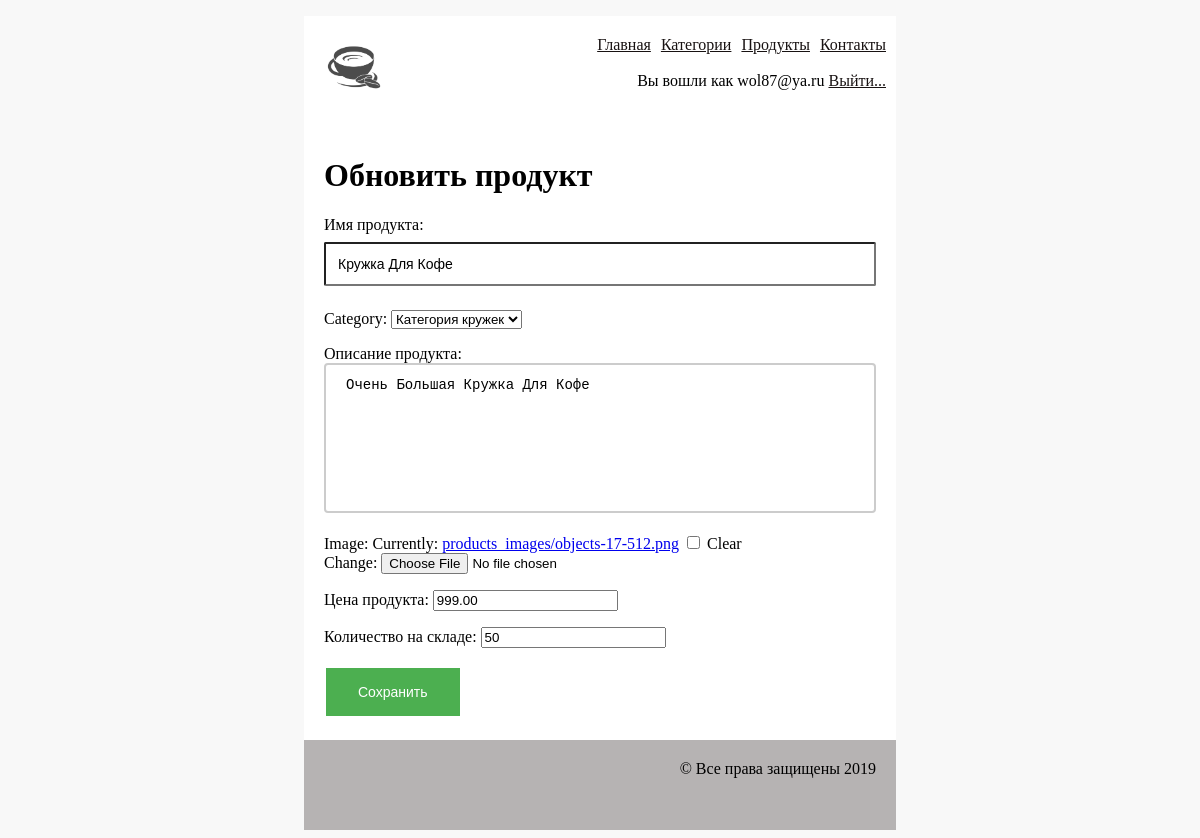
Before: /products/2/update (signed in) with the older database file.
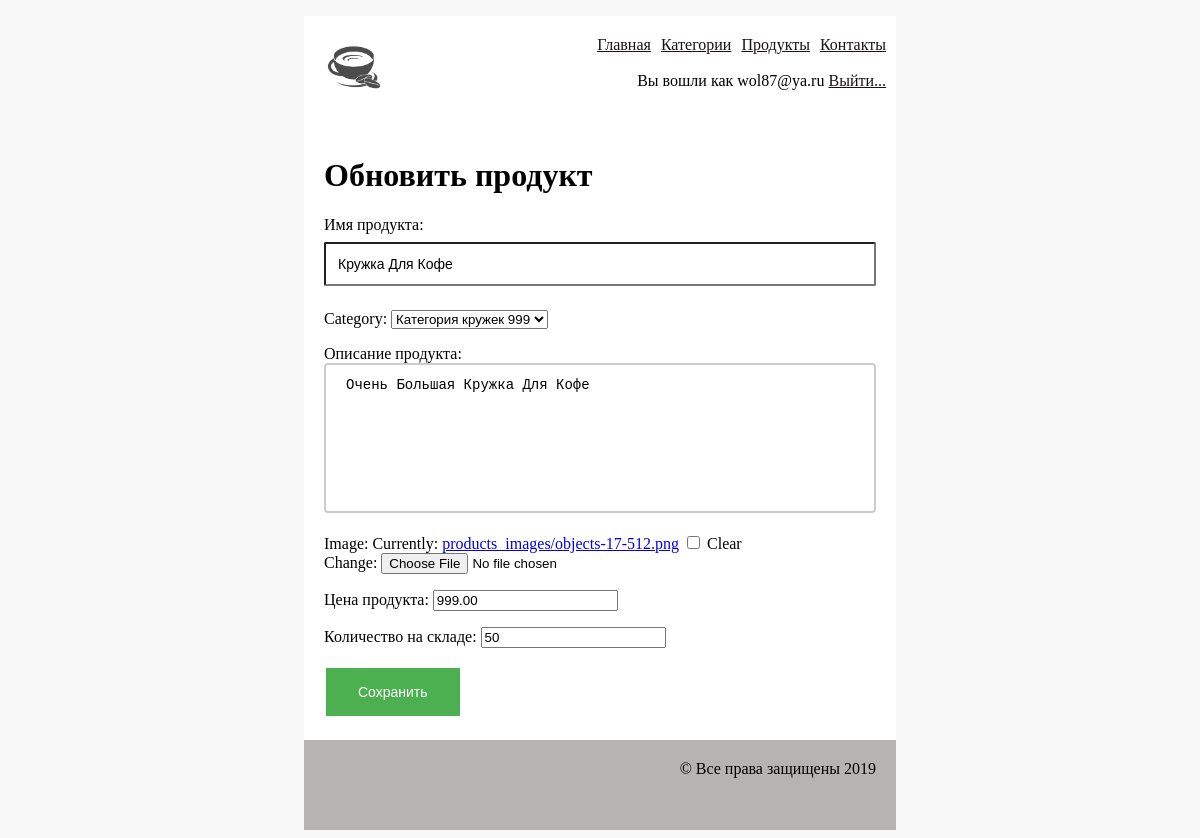
After: the same page with the newer database file.
### products/models/Product.py (models this page shows, shortened)
class Product(models.Model):
    category = models.ForeignKey('products.ProductCategory', on_delete=models.CASCADE)
    name = models.CharField(verbose_name='имя продукта', max_length=128, unique=True)
    image = models.ImageField(upload_to='products_images', blank=True)
    short_desc = models.CharField(verbose_name='краткое описание продукта', max_length=60, blank=True)
    description = models.TextField(verbose_name='описание продукта', blank=True)
    price = models.DecimalField(verbose_name='цена продукта', max_digits=8, decimal_places=2, default=0)
    quantity = models.PositiveIntegerField(verbose_name='количество на складе', default=0)
    modified = models.DateTimeField(
        auto_now=True
    )
    created = models.DateTimeField(
        auto_now_add=True
    )

### products/models/ProductCategory.py (models this page shows)
class ProductCategory(models.Model):
    name = models.CharField(verbose_name='имя продукта', max_length=128, unique=True)
    description = models.TextField(verbose_name='описание продукта', blank=True)
    modified = models.DateTimeField(
        auto_now=True
    )
    created = models.DateTimeField(
        auto_now_add=True
    )
    def __str__(self):
        return f"{self.name}"

### products/views/products.py (the view)
class ProductUpdate(UserPassesTestMixin, LoginRequiredMixin, UpdateView):
    model = Product
    template_name = 'product/update.html'
    fields = ['name', 'category', 'description', 'image', 'price', 'quantity']
    success_url = reverse_lazy('product:list')
    def test_func(self):
        user = self.request.user
        return user.has_perm('product.can_update')

### products/templates/product/update.html
{% extends "mainapp/base.html" %}
{% load staticfiles %}
{% block content %}
<div class='content'>
    <h1>Обновить продукт</h1>
    {% include "components/form.html" %}
</div>
{% endblock content %}

### mainapp/templates/components/form.html (shortened to what this page needs)
<form method="POST" enctype="multipart/form-data" class="user">
    {{ form.as_p }}
    {% if button_name %}
        <input type="submit" class="btn btn-primary btn-user btn-block" value="{{ button_name }}">
    {% else %}
        <input type="submit" class="btn btn-primary btn-user btn-block" value="Сохранить">
    {% endif %}
</form>

Changed rows visible on the page:
changed Product "очень большая кружка для кофе": category "Категория кружек" → "Категория кружек 999"
